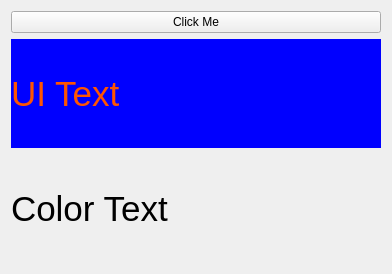
<?xml version="1.0" encoding="UTF-8"?>
<ui version="4.0">
 <class>Widget</class>
 <widget class="QWidget" name="Widget">
  <property name="geometry">
   <rect>
    <x>0</x>
    <y>0</y>
    <width>392</width>
    <height>274</height>
   </rect>
  </property>
  <property name="windowTitle">
   <string>Widget</string>
  </property>
  <layout class="QHBoxLayout" name="horizontalLayout">
   <item>
    <layout class="QVBoxLayout" name="verticalLayout">
     <item>
      <widget class="QPushButton" name="clickMeBtn">
       <property name="text">
        <string>Click Me</string>
       </property>
      </widget>
     </item>
     <item>
      <widget class="QLabel" name="uiTextLabel">
       <property name="font">
        <font>
         <pointsize>26</pointsize>
        </font>
       </property>
       <property name="styleSheet">
        <string notr="true">background-color: rgb(0, 0, 255);
color: rgb(255, 85, 0);</string>
       </property>
       <property name="text">
        <string>UI Text</string>
       </property>
      </widget>
     </item>
     <item>
      <widget class="QLabel" name="colorTextLabel">
       <property name="font">
        <font>
         <pointsize>26</pointsize>
        </font>
       </property>
       <property name="text">
        <string>Color Text</string>
       </property>
      </widget>
     </item>
    </layout>
   </item>
  </layout>
 </widget>
 <resources/>
 <connections/>
</ui>
